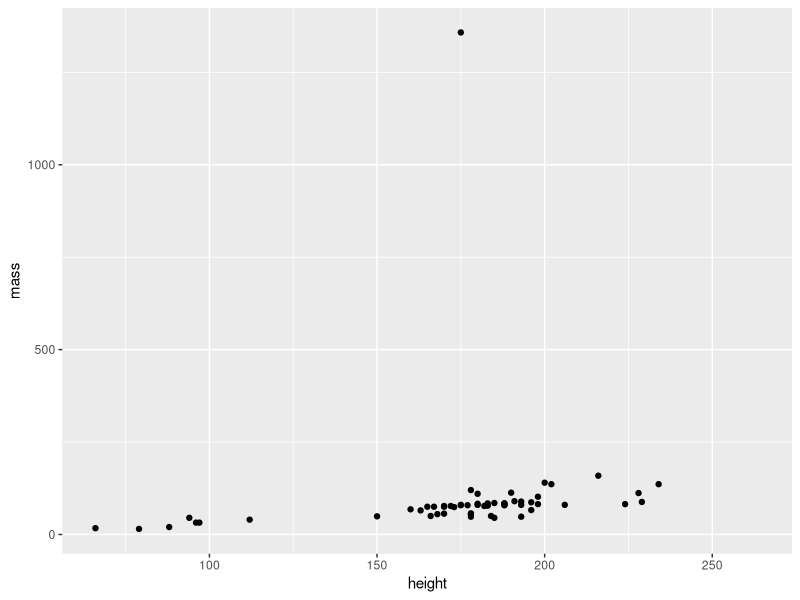
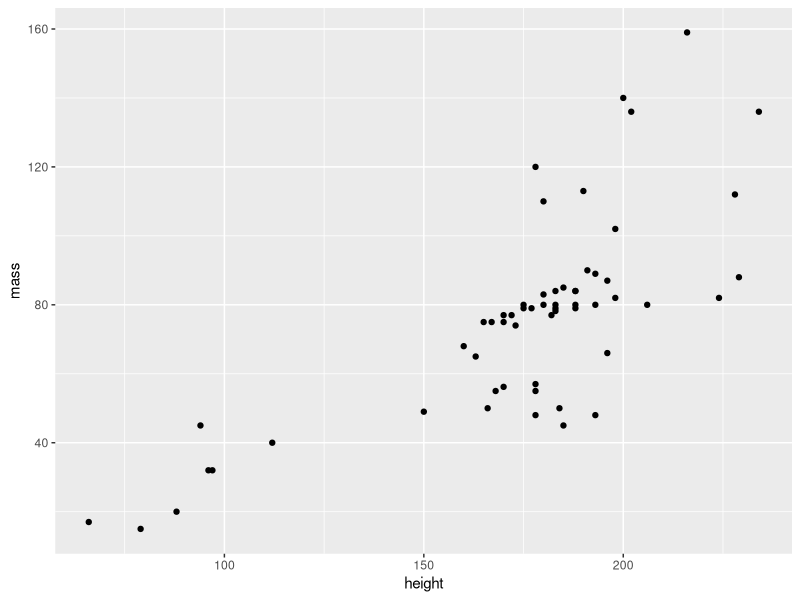
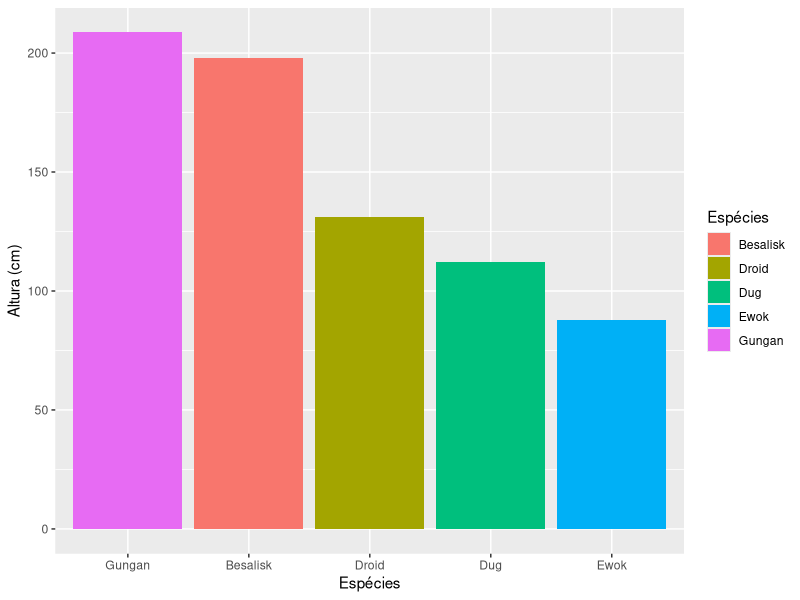
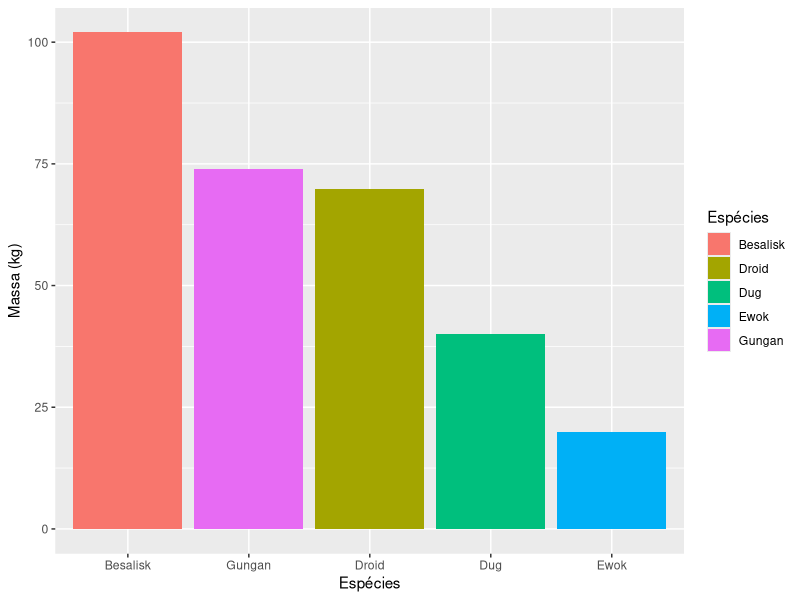
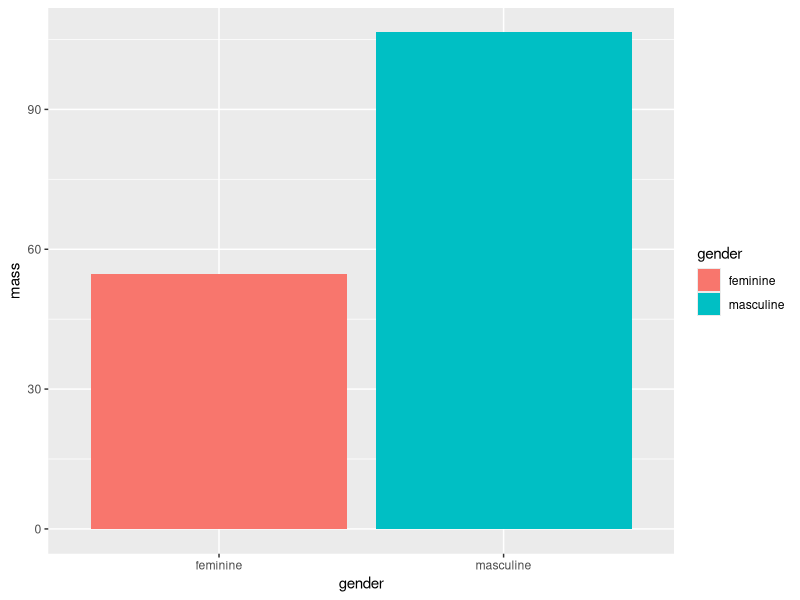
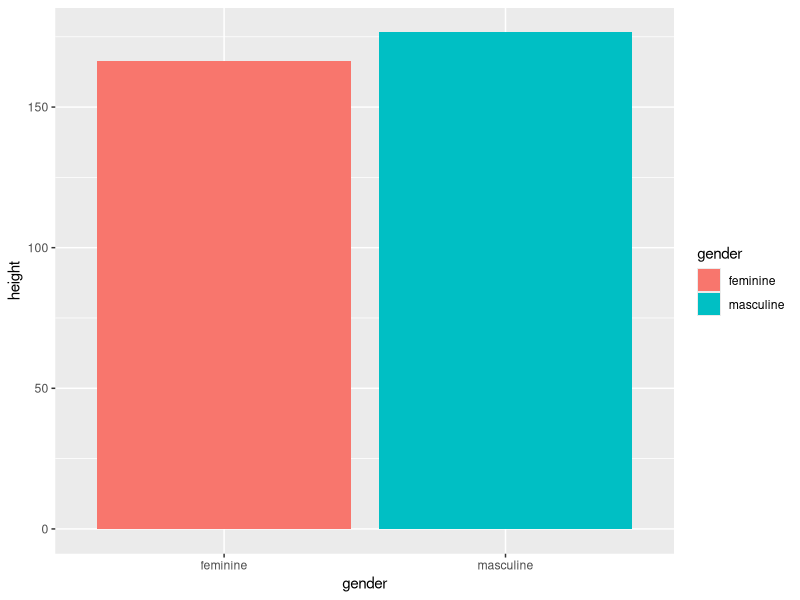
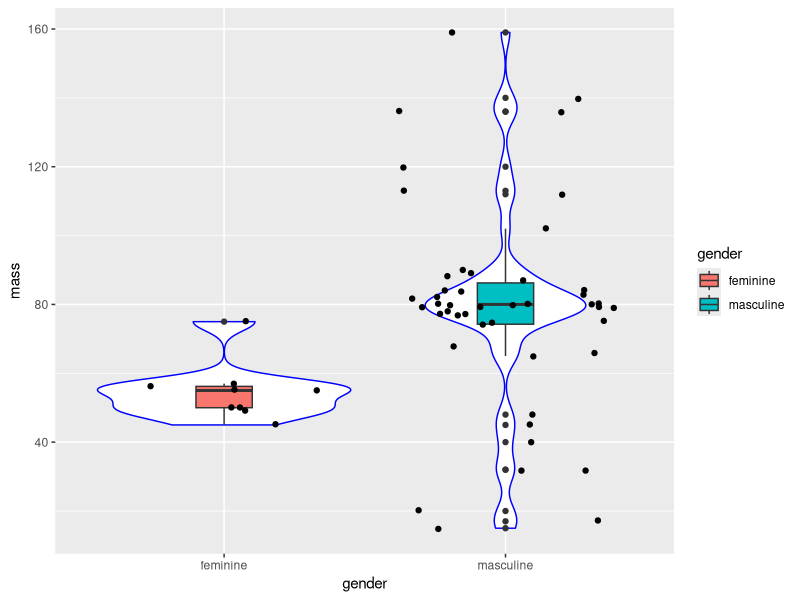
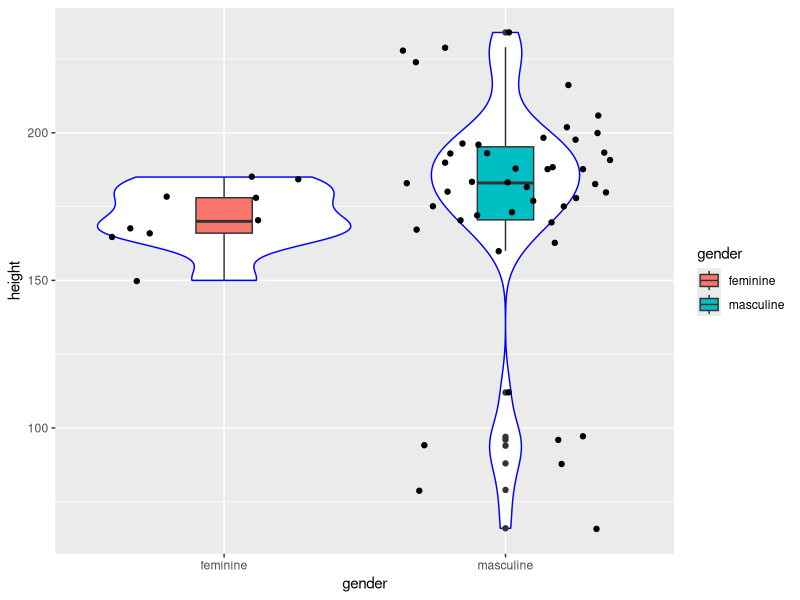

R code for these plots, in order:

# Pacotes tidyverse - Prática -----------------------------------------------------------------------------------------------------------------------------
# Autoria do script: Jeanne Franco ---------------------------------------------------------------------------------------------------------
# Data: 17/03/2022 -------------------------------------------------------------------------------------------------------------------------

# Carregar pacotes -------------------------------------------------------------------------------------------------------------------------

library(dplyr)
library(ggplot2)

# Carregar dados ---------------------------------------------------------------------------------------------------------------------------

dados <- starwars
View(dados)

# Manipulação de dados 1 -------------------------------------------------------------------------------------------------------------------

dados %>%
  select(mass, hair_color) %>%
  filter(hair_color == "brown")

dados %>%
  select(height, hair_color) %>%
  filter(hair_color == "brown")

dados_1 <- dados %>%
  select(height, mass) %>%
  summarise_at(c("height", "mass"), list(max, min), na.rm = TRUE) 
dados_1

dados_2 <- dados %>%
  select(height, mass) 
dados_2

# Gráfico 1 --------------------------------------------------------------------------------------------------------------------------------

ggplot(dados_2, aes(x = height, y = mass)) +
  geom_point()

# Manipulação de dados 2 -------------------------------------------------------------------------------------------------------------------

dados_2 <- dados %>%
  select(height, mass) %>%
  filter(mass != 1358) # Elimina o valor máximo (outlier que impede ver a tendência)
dados_2

# Gráfico 2 --------------------------------------------------------------------------------------------------------------------------------

ggplot(dados_2, aes(x = height, y = mass)) +
  geom_point()

# Manipulação de dados 3 -------------------------------------------------------------------------------------------------------------------

dados_3 <- dados %>%
  select(height, mass, species) %>%
  filter(species %in% c("Besalisk", "Dug", "Gungan", "Ewok", "Droid")) %>%
  group_by(species) %>%
  summarise_all(list(mean), na.rm = TRUE)
dados_3

# Gráficos 3 -------------------------------------------------------------------------------------------------------------------------------

plot_altura <- ggplot(dados_3, aes(x = species, y = height)) +
  geom_col(aes(fill = species)) +
  scale_x_discrete(limits = c("Gungan", "Besalisk", "Droid", "Dug", "Ewok")) +
  scale_fill_discrete(name = "Espécies") +
  labs(x = "Espécies", y = "Altura (cm)")
plot_altura

plot_massa <- ggplot(dados_3, aes(x = species, y = mass)) +
  geom_col(aes(fill = species)) +
  scale_x_discrete(limits = c("Besalisk", "Gungan", "Droid", "Dug", "Ewok")) +
  scale_fill_discrete(name = "Espécies") +
  labs(x = "Espécies", y = "Massa (kg)")
plot_massa

# Manipulação de dados 4 -------------------------------------------------------------------------------------------------------------------

dados_4 <- dados %>%
  select(gender, mass, height) %>%
  filter(gender %in% c("feminine", "masculine")) %>%
  group_by(gender) %>%
  summarise_all(list(mean), na.rm = TRUE)
dados_4  

# Gráficos 4 -------------------------------------------------------------------------------------------------------------------------------

massa_genero <- ggplot(dados_4, aes(x = gender, y = mass)) +
  geom_col(aes(fill = gender))
massa_genero

altura_genero <- ggplot(dados_4, aes(x = gender, y = height)) +
  geom_col(aes(fill = gender))
altura_genero

# Manipulação de dados 5 -------------------------------------------------------------------------------------------------------------------

dados_5 <- dados %>%
  select(gender, mass, height) %>%
  filter(gender %in% c("feminine", "masculine")) %>%
  filter(mass != 1358)
dados_5

# Gráficos 5 -------------------------------------------------------------------------------------------------------------------------------

massa_genero_box <- ggplot(dados_5, aes(x = gender, y = mass)) +
  geom_violin(col = "blue") +
  geom_boxplot(aes(fill = gender), width = 0.2) +
  geom_jitter()
massa_genero_box

altura_genero_box <- ggplot(dados_5, aes(x = gender, y = height)) +
  geom_violin(col = "blue") +
  geom_boxplot(aes(fill = gender), width = 0.2) +
  geom_jitter()
altura_genero_box

# Manipulação de dados 6 -------------------------------------------------------------------------------------------------------------------

dados_6 <- dados %>%
  select(species, birth_year) %>%
  filter(species %in% c("Human", "Droid", "Wookiee", "Ewok", "Cerean")) %>%
  group_by(species) %>%
  summarise(mean(birth_year, na.rm = TRUE))
dados_6
  
dados_6 <- dados %>%
  select(species, birth_year) %>%
  filter(species %in% c("Human", "Droid", "Wookiee", "Ewok", "Cerean")) %>%
  group_by(species) %>%
  summarise_all(list(mean), na.rm = TRUE)
dados_6

# Gráfico 6 -------------------------------------------------------------------------------------------------------------------------------

ggplot(dados_6, aes(x = species, y = birth_year)) +
  geom_col(aes(fill = species)) +
  scale_x_discrete(limits = c("Wookiee", "Cerean", "Human", "Droid", "Ewok"))

# Manipulação de dados 7 -------------------------------------------------------------------------------------------------------------------

dados_7 <- dados %>%
  select(height, mass, birth_year, skin_color) %>%
  filter(skin_color %in% c("green", "red", "blue", "brown", "dark")) %>%
  group_by(skin_color) %>%
  summarise_at(c("height", "mass", "birth_year"), list(mean), na.rm = TRUE)
dados_7

# Gráficos 7 -------------------------------------------------------------------------------------------------------------------------------

altura_pele <- ggplot(dados_7, aes(x = skin_color, y = height)) +
  geom_col(fill = "#cab2d6") +
  scale_x_discrete(limits = c("green", "brown", "red", "dark", "blue")) +
  theme_light()
altura_pele

massa_pele <- ggplot(dados_7, aes(x = skin_color, y = mass)) +
  geom_col(fill = "#cab2d6") +
  scale_x_discrete(limits = c("blue", "dark", "green", "red", "brown")) +
  theme_light()
massa_pele

idade_pele <- ggplot(dados_7, aes(x = skin_color, y = birth_year)) +
  geom_col(fill = "#cab2d6") +
  scale_x_discrete(limits = c("brown", "blue", "dark", "red", "green")) +
  theme_light()
idade_pele

# Manipulação de dados 8 -------------------------------------------------------------------------------------------------------------------

dados_8 <- dados %>%
  select(mass, sex) %>%
  filter(sex %in% c("male", "female", "hermaphroditic")) %>%
  group_by(sex) %>%
  summarise(mean(mass, na.rm = TRUE))
dados_8
